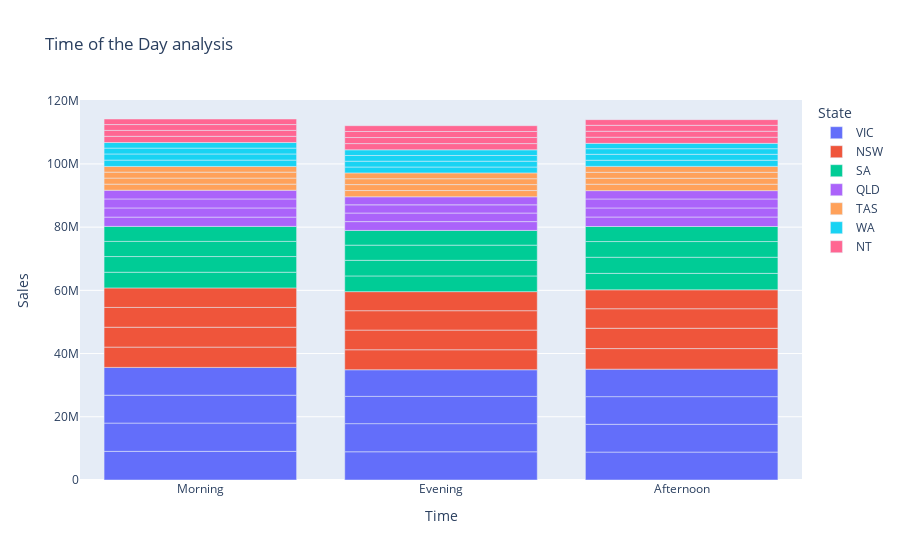

The code cell stored with this chart in its notebook:
### Code cell
# Rough

fig_time=px.bar(vis_time_df,x="Time",y="Sales",color="State",title="Time of the Day analysis")

fig_time.show()

### Figure 1 — Plotly figure (JSON) as saved in the notebook; plotly's stock layout.template omitted (floating-point values rounded to 4 significant figures)
{"data": [{"alignmentgroup": "True", "hovertemplate": "State=VIC<br>Time=%{x}<br>Sales=%{y}<extra></extra>", "legendgroup": "VIC", "marker": {"color": "#636efa", "pattern": {"shape": ""}}, "name": "VIC", "offsetgroup": "VIC", "orientation": "v", "showlegend": true, "textposition": "auto", "type": "bar", "x": ["Morning", "Morning", "Evening", "Evening", "Afternoon", "Morning", "Morning", "Afternoon", "Afternoon", "Afternoon", "Evening", "Evening"], "xaxis": "x", "y": [9057500, 8950000, 8930000, 8900000, 8830000, 8817500, 8797500, 8787500, 8755000, 8690000, 8622500, 8427500], "yaxis": "y"}, {"alignmentgroup": "True", "hovertemplate": "State=NSW<br>Time=%{x}<br>Sales=%{y}<extra></extra>", "legendgroup": "NSW", "marker": {"color": "#EF553B", "pattern": {"shape": ""}}, "name": "NSW", "offsetgroup": "NSW", "orientation": "v", "showlegend": true, "textposition": "auto", "type": "bar", "x": ["Afternoon", "Afternoon", "Morning", "Evening", "Morning", "Morning", "Evening", "Afternoon", "Morning", "Evening", "Evening", "Afternoon"], "xaxis": "x", "y": [6512500, 6425000, 6420000, 6327500, 6290000, 6267500, 6220000, 6187500, 6170000, 6132500, 6032500, 5985000], "yaxis": "y"}, {"alignmentgroup": "True", "hovertemplate": "State=SA<br>Time=%{x}<br>Sales=%{y}<extra></extra>", "legendgroup": "SA", "marker": {"color": "#00cc96", "pattern": {"shape": ""}}, "name": "SA", "offsetgroup": "SA", "orientation": "v", "showlegend": true, "textposition": "auto", "type": "bar", "x": ["Afternoon", "Afternoon", "Afternoon", "Evening", "Morning", "Morning", "Evening", "Morning", "Evening", "Afternoon", "Morning", "Evening"], "xaxis": "x", "y": [5202500, 5092500, 4970000, 4967500, 4965000, 4952500, 4942500, 4800000, 4797500, 4760000, 4747500, 4660000], "yaxis": "y"}, {"alignmentgroup": "True", "hovertemplate": "State=QLD<br>Time=%{x}<br>Sales=%{y}<extra></extra>", "legendgroup": "QLD", "marker": {"color": "#ab63fa", "pattern": {"shape": ""}}, "name": "QLD", "offsetgroup": "QLD", "orientation": "v", "showlegend": true, "textposition": "auto", "type": "bar", "x": ["Afternoon", "Morning", "Morning", "Afternoon", "Morning", "Afternoon", "Evening", "Morning", "Evening", "Afternoon", "Evening", "Evening"], "xaxis": "x", "y": [3007500, 2935000, 2900000, 2860000, 2845000, 2840000, 2785000, 2757500, 2715000, 2640000, 2592500, 2540000], "yaxis": "y"}, {"alignmentgroup": "True", "hovertemplate": "State=TAS<br>Time=%{x}<br>Sales=%{y}<extra></extra>", "legendgroup": "TAS", "marker": {"color": "#FFA15A", "pattern": {"shape": ""}}, "name": "TAS", "offsetgroup": "TAS", "orientation": "v", "showlegend": true, "textposition": "auto", "type": "bar", "x": ["Afternoon", "Evening", "Morning", "Morning", "Evening", "Afternoon", "Morning", "Afternoon", "Afternoon", "Evening", "Evening", "Morning"], "xaxis": "x", "y": [2030000, 1975000, 1927500, 1915000, 1892500, 1887500, 1885000, 1880000, 1872500, 1855000, 1842500, 1797500], "yaxis": "y"}, {"alignmentgroup": "True", "hovertemplate": "State=WA<br>Time=%{x}<br>Sales=%{y}<extra></extra>", "legendgroup": "WA", "marker": {"color": "#19d3f3", "pattern": {"shape": ""}}, "name": "WA", "offsetgroup": "WA", "orientation": "v", "showlegend": true, "textposition": "auto", "type": "bar", "x": ["Morning", "Morning", "Afternoon", "Afternoon", "Evening", "Morning", "Evening", "Evening", "Evening", "Afternoon", "Morning", "Afternoon"], "xaxis": "x", "y": [2007500, 1950000, 1945000, 1882500, 1862500, 1842500, 1837500, 1810000, 1792500, 1770000, 1767500, 1685000], "yaxis": "y"}, {"alignmentgroup": "True", "hovertemplate": "State=NT<br>Time=%{x}<br>Sales=%{y}<extra></extra>", "legendgroup": "NT", "marker": {"color": "#FF6692", "pattern": {"shape": ""}}, "name": "NT", "offsetgroup": "NT", "orientation": "v", "showlegend": true, "textposition": "auto", "type": "bar", "x": ["Evening", "Morning", "Afternoon", "Evening", "Evening", "Afternoon", "Afternoon", "Morning", "Morning", "Evening", "Afternoon", "Morning"], "xaxis": "x", "y": [1972500, 1962500, 1947500, 1915000, 1907500, 1885000, 1880000, 1872500, 1847500, 1832500, 1797500, 1760000], "yaxis": "y"}], "layout": {"barmode": "relative", "legend": {"title": {"text": "State"}, "tracegroupgap": 0}, "title": {"text": "Time of the Day analysis"}, "xaxis": {"anchor": "y", "domain": [0, 1], "title": {"text": "Time"}}, "yaxis": {"anchor": "x", "domain": [0, 1], "title": {"text": "Sales"}}}}
